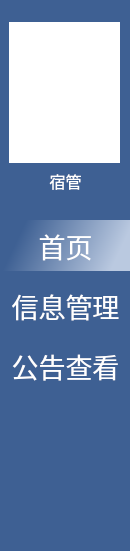
  <widget class="QWidget" name="widget_2" native="true">
   <property name="geometry">
    <rect>
     <x>0</x>
     <y>60</y>
     <width>130</width>
     <height>551</height>
    </rect>
   </property>
   <property name="styleSheet">
    <string notr="true">background-color:#3e6093;</string>
   </property>
   <widget class="QLabel" name="label_3">
    <property name="geometry">
     <rect>
      <x>9</x>
      <y>22</y>
      <width>111</width>
      <height>141</height>
     </rect>
    </property>
    <property name="sizePolicy">
     <sizepolicy hsizetype="Preferred" vsizetype="Fixed">
      <horstretch>0</horstretch>
      <verstretch>0</verstretch>
     </sizepolicy>
    </property>
    <property name="styleSheet">
     <string notr="true">background-color: white;
border-radius:0px;
border-image:url(:/res/头像.png);</string>
    </property>
    <property name="text">
     <string/>
    </property>
   </widget>
   <widget class="QLabel" name="label_name">
    <property name="geometry">
     <rect>
      <x>20</x>
      <y>170</y>
      <width>91</width>
      <height>21</height>
     </rect>
    </property>
    <property name="sizePolicy">
     <sizepolicy hsizetype="Preferred" vsizetype="Fixed">
      <horstretch>0</horstretch>
      <verstretch>0</verstretch>
     </sizepolicy>
    </property>
    <property name="font">
     <font>
      <family>黑体</family>
      <pointsize>12</pointsize>
     </font>
    </property>
    <property name="styleSheet">
     <string notr="true">color:#ffffff;
</string>
    </property>
    <property name="text">
     <string>宿管</string>
    </property>
    <property name="alignment">
     <set>Qt::AlignCenter</set>
    </property>
   </widget>
   <widget class="QPushButton" name="pushButton_index">
    <property name="geometry">
     <rect>
      <x>0</x>
      <y>220</y>
      <width>131</width>
      <height>51</height>
     </rect>
    </property>
    <property name="font">
     <font>
      <family>黑体</family>
      <pointsize>20</pointsize>
     </font>
    </property>
    <property name="styleSheet">
     <string notr="true">
QPushButton{
color:#ffffff;
border:0;}

QPushButton:hover{
color:#ffffff;
background:qlineargradient(spread:pad, x1:1, y1:0.619318, x2:0.00568182, y2:0.4375, stop:0.318182 rgba(186, 201, 224, 255), stop:1 rgba(78, 121, 186, 255));
border:0;}

QPushButton:checked{
background:qlineargradient(spread:pad, x1:1, y1:0.619318, x2:0.00568182, y2:0.4375, stop:0.0852273 rgba(186, 201, 224, 255), stop:0.886364 rgba(62, 96, 147, 255));
}
QPushButton:pressed{
background:qlineargradient(spread:pad, x1:1, y1:0.619318, x2:0.00568182, y2:0.4375, stop:0 rgba(186, 201, 224, 255), stop:0.636364 rgba(55, 85, 130, 255));
}
</string>
    </property>
    <property name="text">
     <string>首页</string>
    </property>
    <property name="checkable">
     <bool>true</bool>
    </property>
    <property name="checked">
     <bool>true</bool>
    </property>
   </widget>
   <widget class="QPushButton" name="pushButton_info">
    <property name="geometry">
     <rect>
      <x>0</x>
      <y>280</y>
      <width>131</width>
      <height>51</height>
     </rect>
    </property>
    <property name="font">
     <font>
      <family>黑体</family>
      <pointsize>20</pointsize>
     </font>
    </property>
    <property name="styleSheet">
     <string notr="true">
QPushButton{
color:#ffffff;
border:0;}

QPushButton:hover{
color:#ffffff;
background:qlineargradient(spread:pad, x1:1, y1:0.619318, x2:0.00568182, y2:0.4375, stop:0.318182 rgba(186, 201, 224, 255), stop:1 rgba(78, 121, 186, 255));
border:0;}

QPushButton:checked{
background:qlineargradient(spread:pad, x1:1, y1:0.619318, x2:0.00568182, y2:0.4375, stop:0.0852273 rgba(186, 201, 224, 255), stop:0.886364 rgba(62, 96, 147, 255));
}
QPushButton:pressed{
background:qlineargradient(spread:pad, x1:1, y1:0.619318, x2:0.00568182, y2:0.4375, stop:0 rgba(186, 201, 224, 255), stop:0.636364 rgba(55, 85, 130, 255));
}
</string>
    </property>
    <property name="text">
     <string>信息管理</string>
    </property>
    <property name="checkable">
     <bool>true</bool>
    </property>
   </widget>
   <widget class="QPushButton" name="pushButton_data">
    <property name="geometry">
     <rect>
      <x>0</x>
      <y>340</y>
      <width>131</width>
      <height>51</height>
     </rect>
    </property>
    <property name="font">
     <font>
      <family>黑体</family>
      <pointsize>20</pointsize>
     </font>
    </property>
    <property name="styleSheet">
     <string notr="true">
QPushButton{
color:#ffffff;
border:0;}

QPushButton:hover{
color:#ffffff;
background:qlineargradient(spread:pad, x1:1, y1:0.619318, x2:0.00568182, y2:0.4375, stop:0.318182 rgba(186, 201, 224, 255), stop:1 rgba(78, 121, 186, 255));
border:0;}

QPushButton:checked{
background:qlineargradient(spread:pad, x1:1, y1:0.619318, x2:0.00568182, y2:0.4375, stop:0.0852273 rgba(186, 201, 224, 255), stop:0.886364 rgba(62, 96, 147, 255));
}
QPushButton:pressed{
background:qlineargradient(spread:pad, x1:1, y1:0.619318, x2:0.00568182, y2:0.4375, stop:0 rgba(186, 201, 224, 255), stop:0.636364 rgba(55, 85, 130, 255));
}
</string>
    </property>
    <property name="text">
     <string>公告查看</string>
    </property>
    <property name="checkable">
     <bool>true</bool>
    </property>
   </widget>
  </widget>
